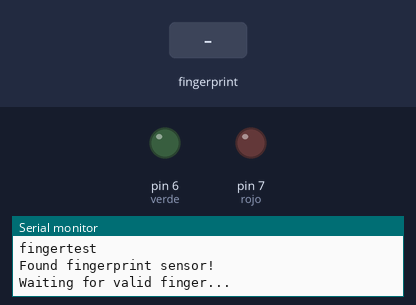
The sketch below on a simulated Arduino Uno, built with avr-gcc and run on an emulated ATmega328P. Shown: output pins drawn as LEDs (lit = HIGH), the last lines printed to the serial monitor. Inputs (shaded band) come from the test bench.

Above: at 2.2 s.
2.3 s: finger stored as number 1 placed on the sensor
At 3.4 s:
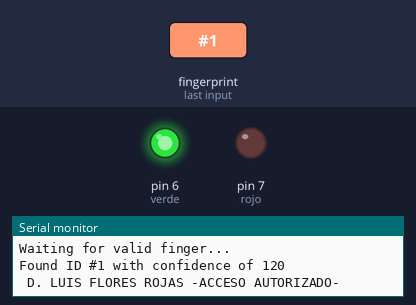
Timing chart, 0 to 7.2 s (numbered marks = the images above; inputs shaded):
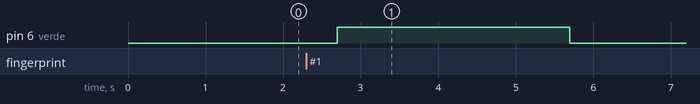

Measured:
- after the input at 2.3 s, pin 6 (verde): LOW → HIGH after 0.40 s, → LOW 3.0 s later

The sketch:

fingerprintAUTORIZA1.ino
```cpp
/***************************************************
  Ejemplo de identificacion mediante huella digital.
 Solamente la persona cuyo identificador de huella digital (ID)
 seal el 1 tiene acceso al sistema y se encenderá un led amarillo,
 para el resto de las huellas un led rojo indicara que no tienen
 acceso. El monitor serie indicara el nombre de la persona con acceso
 permitido.
 ****************************************************/
int verde = 6; // Conectar salida digital 6 a led verde
int rojo = 7; // Conectar salida digital 7 a led rojo

#include <Adafruit_Fingerprint.h>
#include <SoftwareSerial.h>

int getFingerprintIDez();

// pin #2 is IN from sensor (GREEN wire)
// pin #3 is OUT from arduino  (WHITE wire)
SoftwareSerial mySerial(2, 3);


Adafruit_Fingerprint finger = Adafruit_Fingerprint(&mySerial);

void setup()
{
  Serial.begin(9600);
  pinMode(verde, OUTPUT);
  pinMode(rojo, OUTPUT);
  Serial.println("fingertest");

  // set the data rate for the sensor serial port
  finger.begin(57600);

  if (finger.verifyPassword()) {
    Serial.println("Found fingerprint sensor!");
  } else {
    Serial.println("Did not find fingerprint sensor :(");
    while (1);
  }
  Serial.println("Waiting for valid finger...");
  digitalWrite(verde, LOW);
  digitalWrite(rojo, LOW);
}

void loop()                     // run over and over again
{
  getFingerprintIDez();
  delay(50);            //don't ned to run this at full speed.
}

uint8_t getFingerprintID() {
  uint8_t p = finger.getImage();
  switch (p) {
    case FINGERPRINT_OK:
      Serial.println("Image taken");
      break;
    case FINGERPRINT_NOFINGER:
      Serial.println("No finger detected");
      return p;
    case FINGERPRINT_PACKETRECIEVEERR:
      Serial.println("Communication error");
      return p;
    case FINGERPRINT_IMAGEFAIL:
      Serial.println("Imaging error");
      return p;
    default:
      Serial.println("Unknown error");
      return p;
  }

  // OK success!

  p = finger.image2Tz();
  switch (p) {
    case FINGERPRINT_OK:
      Serial.println("Image converted");
      break;
    case FINGERPRINT_IMAGEMESS:
      Serial.println("Image too messy");
      return p;
    case FINGERPRINT_PACKETRECIEVEERR:
      Serial.println("Communication error");
      return p;
    case FINGERPRINT_FEATUREFAIL:
      Serial.println("Could not find fingerprint features");
      return p;
    case FINGERPRINT_INVALIDIMAGE:
      Serial.println("Could not find fingerprint features");
      return p;
    default:
      Serial.println("Unknown error");
      return p;
  }

  // OK converted!
  p = finger.fingerFastSearch();
  if (p == FINGERPRINT_OK) {
    Serial.println("Found a print match!");
  } else if (p == FINGERPRINT_PACKETRECIEVEERR) {
    Serial.println("Communication error");
    return p;
  } else if (p == FINGERPRINT_NOTFOUND) {
    Serial.println("Did not find a match");
    return p;
  } else {
    Serial.println("Unknown error");
    return p;
  }

  // found a match!
  Serial.print("Found ID #"); Serial.print(finger.fingerID);
  Serial.print(" with confidence of "); Serial.println(finger.confidence);

}

// returns -1 if failed, otherwise returns ID #
int getFingerprintIDez() {
  uint8_t p = finger.getImage();
  if (p != FINGERPRINT_OK)  return -1;

  p = finger.image2Tz();
  if (p != FINGERPRINT_OK)  return -1;

  p = finger.fingerFastSearch();
  if (p != FINGERPRINT_OK)  return -1;

  // found a match!
  Serial.print("Found ID #"); Serial.print(finger.fingerID);
  Serial.print(" with confidence of "); Serial.println(finger.confidence);
  if (finger.fingerID == 1){
  Serial.println(" D. LUIS FLORES ROJAS -ACCESO AUTORIZADO- ");
  digitalWrite(verde, HIGH);
  delay(3000);
  digitalWrite(verde, LOW);
  }
  else if (finger.fingerID != 1){
   Serial.println("  PERSONA NO AUTORIZADA ");
  digitalWrite(rojo, HIGH);
  delay(3000);
  digitalWrite(rojo, LOW);
  }
  return finger.fingerID;
}
```
